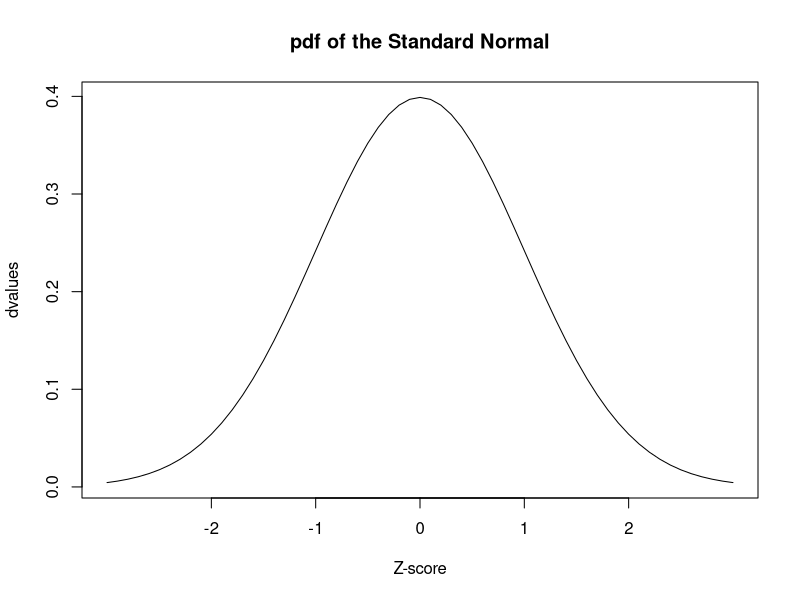
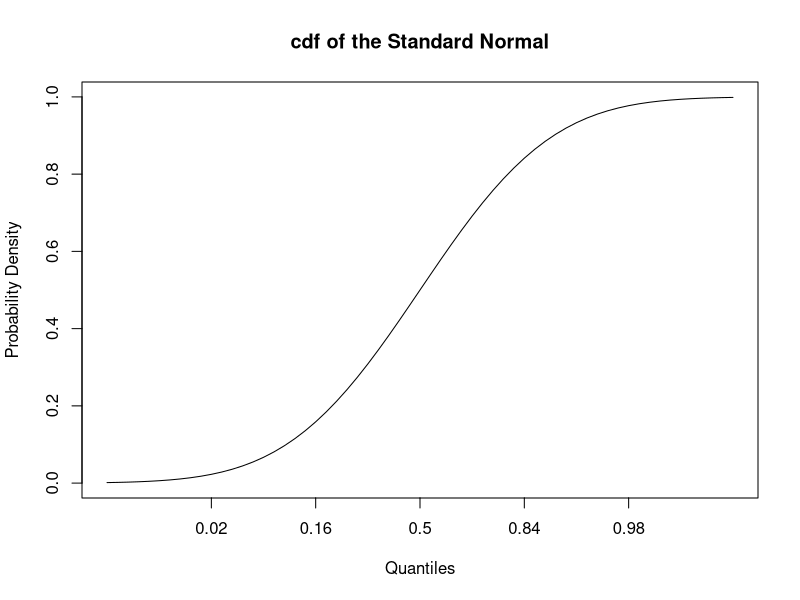
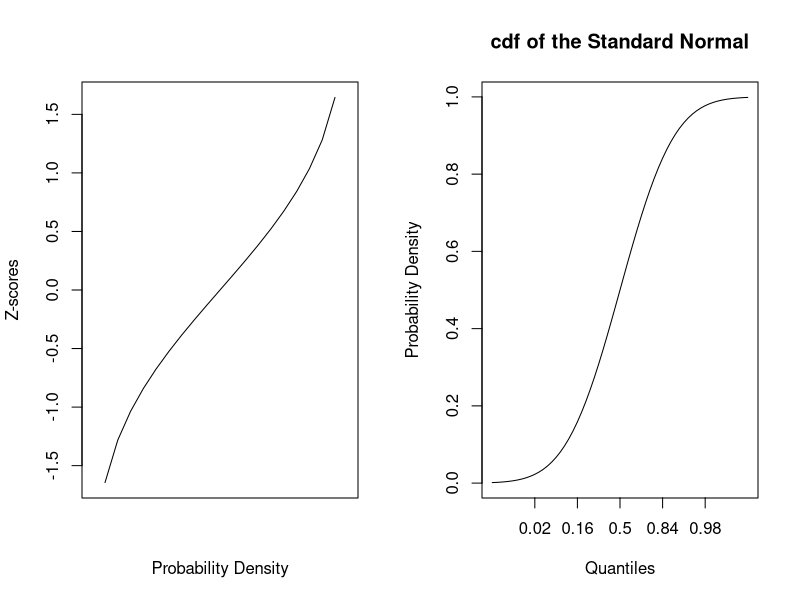
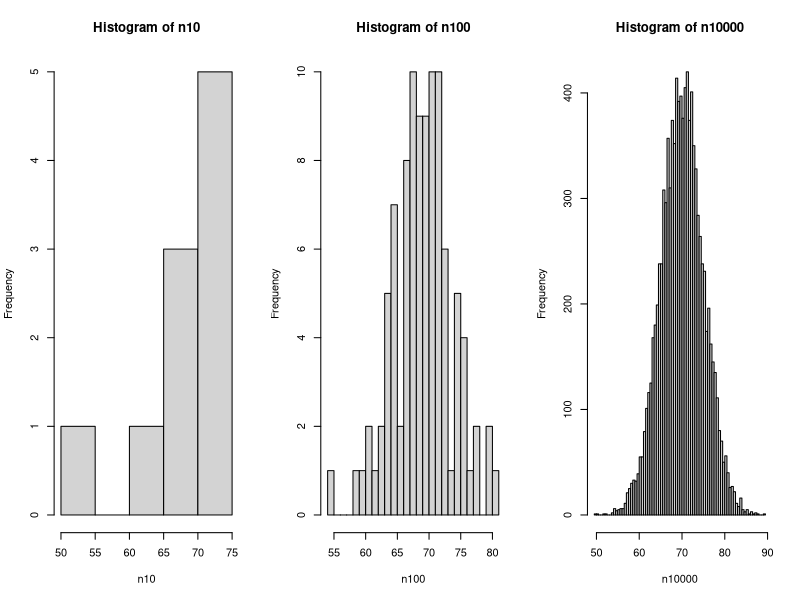

Generate these figures, in order, with R:
## ---- chunk 1
# This is a comment. Anything I write after the octothorpe is not executed.

# This is the same as computing the pdf of the normal with x = 0, mu = 0 and
# sigma = 0. The dnorm function takes three main arguments, as do all of the
# *norm functions in R.

dnorm(0, mean = 0, sd = 1)

# The line of code below does the same thing as the same as the line of code 
# above, since mean = 0 and sd = 0 are the default arguments for the dnorm 
# function.

dnorm(0)

# Another exmaple of dnorm where parameters have been changed.

dnorm(2, mean = 5, sd = 3)
## ---- chunk 2
# First I'll make a vector of Z-scores
z_scores <- seq(-3, 3, by = .1)

# Let's print the vector
z_scores

# Let's make a vector of the values the function takes given those Z-scores.
# Remember for dnorm the default value for mean is 0 and for sd is 1.
dvalues <- dnorm(z_scores)

# Let's examine those values
dvalues

# Now we'll plot these values
plot(dvalues, # Plot where y = values and x = index of the value in the vector
     xaxt = "n", # Don't label the x-axis
     type = "l", # Make it a line plot
     main = "pdf of the Standard Normal",
     xlab= "Z-score") 

# These commands label the x-axis
axis(1, at=which(dvalues == dnorm(0)), labels=c(0))
axis(1, at=which(dvalues == dnorm(1)), labels=c(-1, 1))
axis(1, at=which(dvalues == dnorm(2)), labels=c(-2, 2))
## ---- chunk 3
# To be clear about the arguments in this example:
# q = 0, mean = 0, sd = 1
pnorm(0) 
## ---- chunk 4
pnorm(2)

pnorm(2, mean = 5, sd = 3)

pnorm(2, mean = 5, sd = 3, lower.tail = FALSE)

1 - pnorm(2, mean = 5, sd = 3, lower.tail = FALSE)
## ---- chunk 5
pvalues <- pnorm(z_scores)

# Now we'll plot these values
plot(pvalues, # Plot where y = values and x = index of the value in the vector
     xaxt = "n", # Don't label the x-axis
     type = "l", # Make it a line plot
     main = "cdf of the Standard Normal",
     xlab= "Quantiles",
     ylab="Probability Density") 

# These commands label the x-axis
axis(1, at=which(pvalues == pnorm(-2)), labels=round(pnorm(-2), 2))
axis(1, at=which(pvalues == pnorm(-1)), labels=round(pnorm(-1), 2))
axis(1, at=which(pvalues == pnorm(0)), labels=c(.5))
axis(1, at=which(pvalues == pnorm(1)), labels=round(pnorm(1), 2))
axis(1, at=which(pvalues == pnorm(2)), labels=round(pnorm(2), 2))
## ---- chunk 6
# What is the Z-score of the 50th quantile of the normal distribution?
qnorm(.5)

# What is the Z-score of the 96th quantile of the normal distribution?
qnorm(.96)

# What is the Z-score of the 99th quantile of the normal distribution?
qnorm(.99)

# They're truly inverses!
pnorm(qnorm(0))
qnorm(pnorm(0))
## ---- chunk 7
# This is for getting two graphs next to each other
oldpar <- par()
par(mfrow=c(1,2))

# Let's make a vector of quantiles: from 0 to 1 by increments of .05
quantiles <- seq(0, 1, by = .05)
quantiles

# Now we'll find the Z-score at each quantile
qvalues <- qnorm(quantiles)
qvalues

# Plot the z_scores
plot(qvalues,
     type = "l", # We want a line graph
     xaxt = "n", # No x-axis
     xlab="Probability Density",
     ylab="Z-scores")

# Same pnorm plot from before
plot(pvalues, # Plot where y = values and x = index of the value in the vector
     xaxt = "n", # Don't label the x-axis
     type = "l", # Make it a line plot
     main = "cdf of the Standard Normal",
     xlab= "Quantiles",
     ylab="Probability Density") 

# These commands label the x-axis
axis(1, at=which(pvalues == pnorm(-2)), labels=round(pnorm(-2), 2))
axis(1, at=which(pvalues == pnorm(-1)), labels=round(pnorm(-1), 2))
axis(1, at=which(pvalues == pnorm(0)), labels=c(.5))
axis(1, at=which(pvalues == pnorm(1)), labels=round(pnorm(1), 2))
axis(1, at=which(pvalues == pnorm(2)), labels=round(pnorm(2), 2))

# Restore old plotting settings
par(oldpar)
## ---- chunk 8
# set.seed is a function that takes a number as an argument and sets a seed from
# which random numbers are generated. It's important to set a seed so that your
# code is reproduceable. If you wanted to you could always set your seed to the
# same number. I like to set seeds to the "date" which is really just
# the arithmetic equation "month minus day minus year". So today's seed 
# is -2006.
set.seed(10-1-2015)
rnorm(5)

# If I set the seed to the same seed again, I'll generate the same vector of
# numbers.
set.seed(10-1-2015)
rnorm(5)

# Now onto using rnorm

# Let's generate three different vectors of random numbers from a normal
# distribution
n10 <- rnorm(10, mean = 70, sd = 5)
n100 <- rnorm(100, mean = 70, sd = 5)
n10000 <-  rnorm(10000, mean = 70, sd = 5)

# Let's just look at one of the vectors
n10
## ---- chunk 9
# This is for getting two graphs next to each other
oldpar <- par()
par(mfrow=c(1,3))

# The breaks argument specifies how many bars are in the histogram
hist(n10, breaks = 5)
hist(n100, breaks = 20)
hist(n10000, breaks = 100)

# Restore old plotting settings
par(oldpar)
